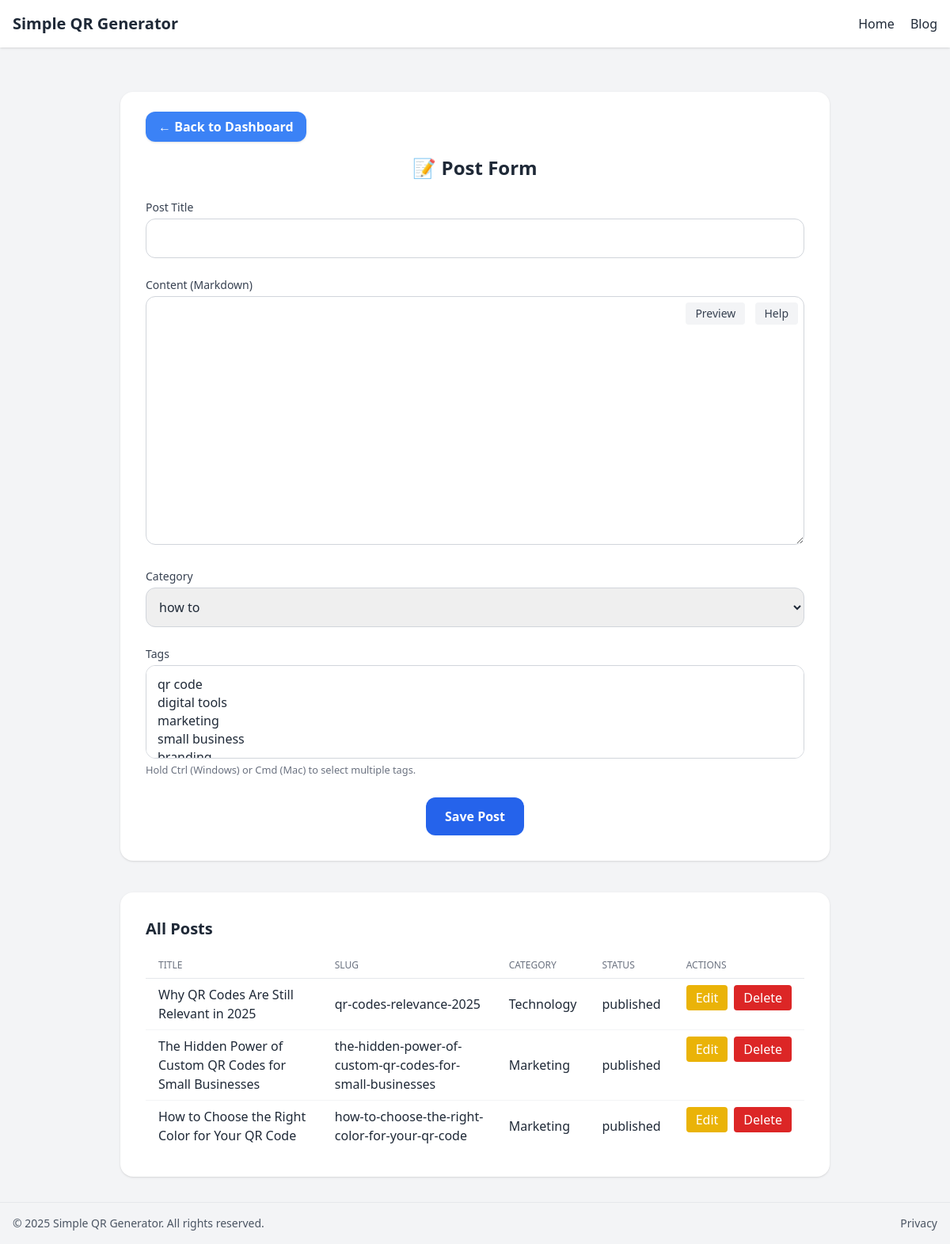
Before: /admin/posts/new (signed in) with the older database file.
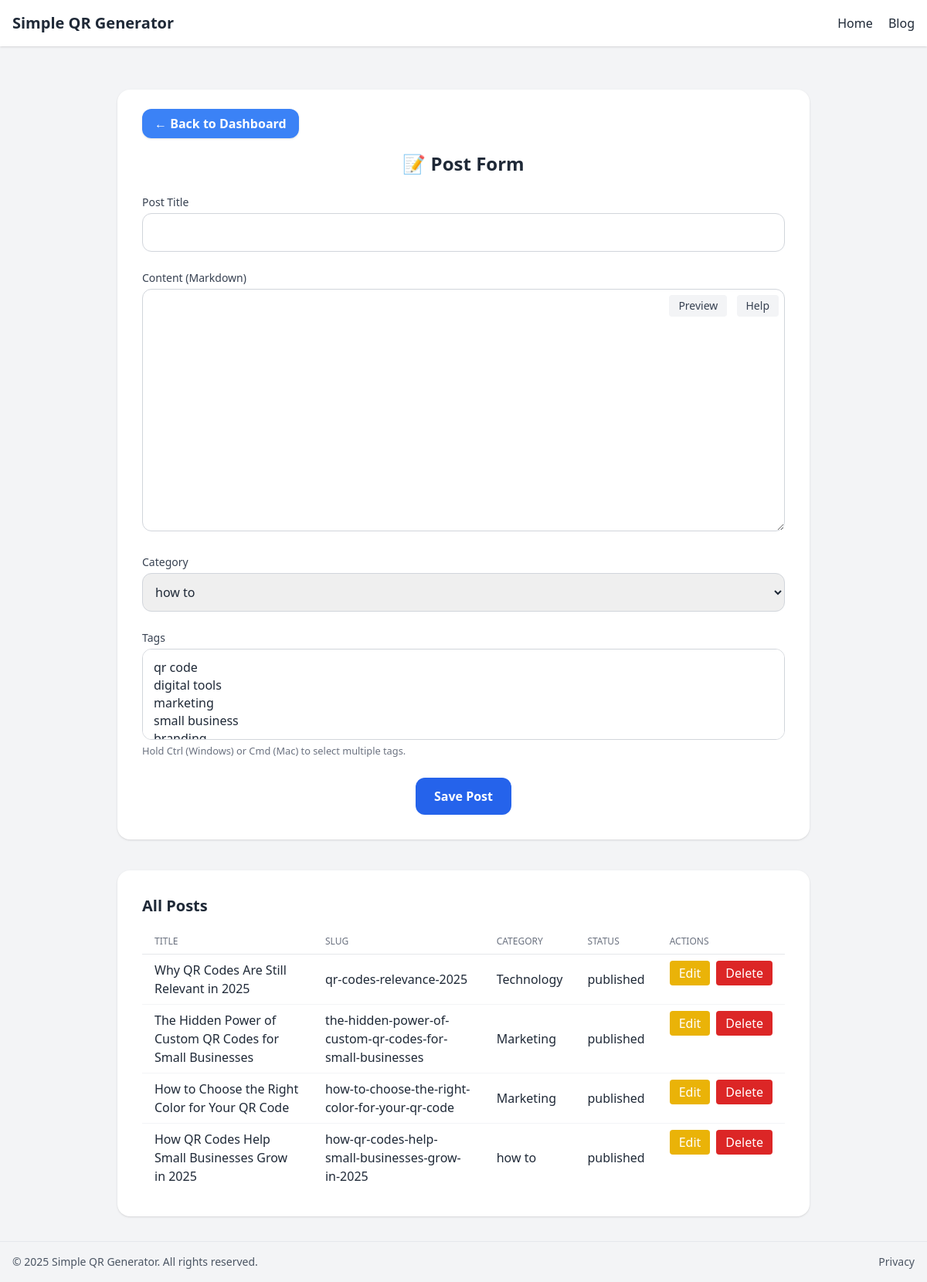
After: the same page with the newer database file.
### app/models.py (models this page shows)
class Post(Base):
    __tablename__ = "posts"
    id: Mapped[int] = mapped_column(primary_key=True, index=True)
    title: Mapped[str] = mapped_column(String(200))
    slug: Mapped[str] = mapped_column(String(200), unique=True, index=True)
    excerpt: Mapped[str] = mapped_column(String(300))
    content: Mapped[str] = mapped_column(Text)
    seo_title: Mapped[str | None] = mapped_column(String(255), nullable=True)
    seo_description: Mapped[str | None] = mapped_column(String(300), nullable=True)
    status: Mapped[PostStatus] = mapped_column(
        Enum(PostStatus), nullable=False, index=True, default=PostStatus.draft
    )
    created_at: Mapped[DateTime] = mapped_column(
        DateTime(timezone=True), server_default=func.now()
    )
    is_deleted: Mapped[bool] = mapped_column(Boolean, nullable=False, default=False)
    category_id: Mapped[int | None] = mapped_column(ForeignKey("categories.id", ondelete="SET NULL"))
    category: Mapped["Category | None"] = relationship("Category", back_populates="posts")
    tags: Mapped[list["Tag"]] = relationship(
        "Tag",
        secondary="post_tags",
        back_populates="posts",
    )

class Category(Base):
    __tablename__ = "categories"
    id: Mapped[int] = mapped_column(primary_key=True, index=True)
    name: Mapped[str] = mapped_column(String(100), unique=True, index=True)
    posts: Mapped[list["Post"]] = relationship(
        "Post",
        back_populates="category",
        cascade="all, delete",
    )

### app/endpoints_admin_post.py (the view)
@router.get("/admin/posts/new", response_class=HTMLResponse)
async def admin_post_form(request: Request, session: AsyncSession = Depends(get_async_session)):
    admin_id = request.session.get("admin_id")
    if not admin_id:
        return RedirectResponse("/admin/login")
    categories = await get_all_categories(session)
    tags = await get_all_tags(session)
    posts = [p for p in await get_all_posts(session) if not p.is_deleted]
    return templates.TemplateResponse("admin/post_form.html", {"request": request, "categories": categories, "tags": tags, "post": None, "posts": posts})

### app/templates/admin/post_form.html (shortened to what the changed rows need)
{% extends "base.html" %}
{% block content %}
<section class="max-w-4xl mx-auto mt-10 bg-white p-8 rounded-2xl shadow space-y-6">
  <h1 class="text-2xl font-bold text-gray-800 text-center">📝 Post Form</h1>
</section>
<section class="max-w-4xl mx-auto mt-10 bg-white p-8 rounded-2xl shadow">
  <h2 class="text-xl font-bold mb-4">All Posts</h2>
  <div class="overflow-x-auto">
    <table class="min-w-full divide-y divide-gray-200">
      <thead>
        <tr>
          <th class="px-4 py-2 text-left text-xs font-medium text-gray-500 uppercase">Title</th>
          <th class="px-4 py-2 text-left text-xs font-medium text-gray-500 uppercase">Slug</th>
          <th class="px-4 py-2 text-left text-xs font-medium text-gray-500 uppercase">Category</th>
          <th class="px-4 py-2 text-left text-xs font-medium text-gray-500 uppercase">Status</th>
          <th class="px-4 py-2 text-left text-xs font-medium text-gray-500 uppercase">Actions</th>
        </tr>
      </thead>
      <tbody class="divide-y divide-gray-100">
        {% for p in posts %}
        <tr>
          <td class="px-4 py-2">{{ p.title }}</td>
          <td class="px-4 py-2">{{ p.slug }}</td>
          <td class="px-4 py-2">{{ p.category.name if p.category else '' }}</td>
          <td class="px-4 py-2">{{ p.status.value }}</td>
          <td class="px-4 py-2 flex gap-2">
            <a href="/admin/posts/edit/{{ p.id }}" class="bg-yellow-500 hover:bg-yellow-600 text-white px-3 py-1 rounded transition">Edit</a>
            <form method="post" action="/admin/posts/delete/{{ p.id }}" onsubmit="return confirm('Are you sure you want to delete this post?');">
              <button type="submit" class="bg-red-600 hover:bg-red-700 text-white px-3 py-1 rounded transition">Delete</button>
            </form>
          </td>
        </tr>
        {% else %}
        <tr>
          <td colspan="5" class="text-center text-gray-400 py-4">No posts found.</td>
        </tr>
        {% endfor %}
      </tbody>
    </table>
  </div>
</section>
{% endblock %}

Changed rows visible on the page:
added Post: title "How QR Codes Help Small Businesses Grow in 2025", slug "how-qr-codes-help-small-businesses-grow-in-2025", category "how to", status.value "published"
